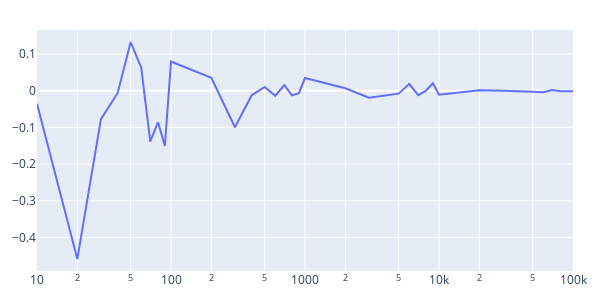

Notebook code cell kept with this figure:
### Markdown cell above
## Experiment 3 Correlation Notes

### Code cell
r_line_exp3 = go.Figure(lineof(x=sample_space, y=r_scores_exp3), layout=default_layout)
r_line_exp3.update_xaxes(type='log')
r_line_exp3

### Figure 1 — Plotly figure (JSON) as saved in the notebook; plotly's stock layout.template omitted (floating-point values rounded to 4 significant figures)
{"data": [{"mode": "lines", "name": "", "type": "scatter", "x": [10, 20, 30, 40, 50, 60, 70, 80, 90, 100, 200, 300, 400, 500, 600, 700, 800, 900, 1000, 2000, 3000, 4000, 5000, 6000, 7000, 8000, 9000, 10000, 20000, 30000, 40000, 50000, 60000, 70000, 80000, 90000, 100000], "y": [-0.03558, -0.4585, -0.07762, -0.006057, 0.1326, 0.06283, -0.1387, -0.08589, -0.1506, 0.07954, 0.03544, -0.09954, -0.01255, 0.0104, -0.01378, 0.01505, -0.0128, -0.006495, 0.03452, 0.006611, -0.01894, -0.01384, -0.007962, 0.01819, -0.01234, -5.377e-05, 0.02042, -0.01111, 0.001212, 0.0001267, -0.0006836, -0.002722, -0.004339, 0.001778, -0.001745, -0.002723, -0.001525]}], "layout": {"height": 300, "margin": {"b": 20, "l": 20, "r": 20, "t": 30}, "width": 600, "xaxis": {"type": "log"}}}
